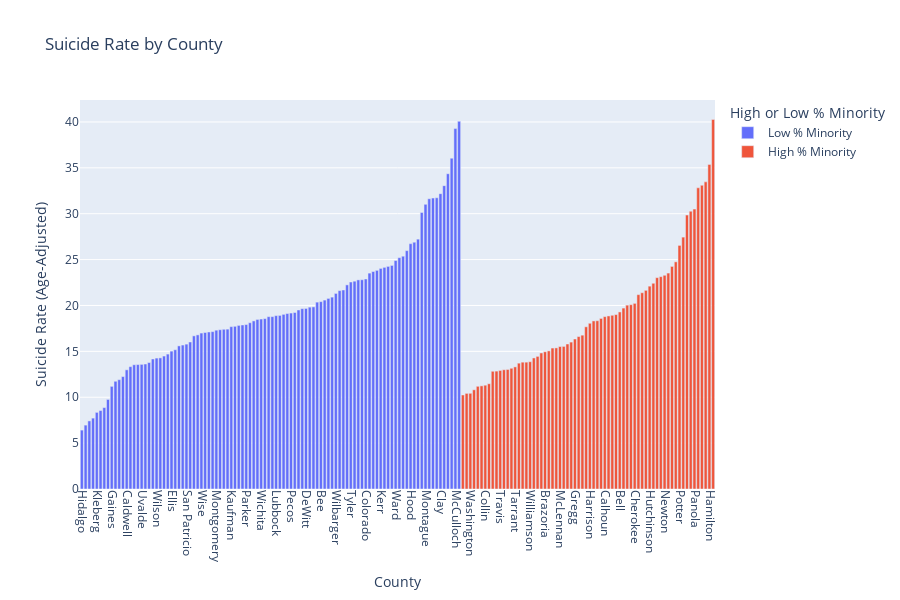

The code cell stored with this chart in its notebook:
### Code cell
import plotly.express as px

fig = px.bar(
    mh_suicide_rate.reset_index(),
    x='County',
    y='Suicide Rate (Age-Adjusted)',
    color='High or Low % Minority',
    title='Suicide Rate by County',
    height=600
)

fig.update_layout(xaxis_tickangle=90)
fig.show()

### Figure 1 — Plotly figure (JSON) as saved in the notebook; plotly's stock layout.template omitted (floating-point values rounded to 4 significant figures)
{"data": [{"hovertemplate": "High or Low % Minority=Low % Minority<br>County=%{x}<br>Suicide Rate (Age-Adjusted)=%{y}<extra></extra>", "legendgroup": "Low % Minority", "marker": {"color": "#636efa", "pattern": {"shape": ""}}, "name": "Low % Minority", "orientation": "v", "showlegend": true, "textposition": "auto", "type": "bar", "x": ["Hidalgo", "Webb", "Maverick", "Starr", "Kleberg", "Cameron", "Lavaca", "Val Verde", "Gaines", "El Paso", "Willacy", "Frio", "Caldwell", "Scurry", "Hays", "Rockwall", "Uvalde", "Erath", "Burleson", "Matagorda", "Wilson", "Fayette", "Zapata", "Medina", "Ellis", "Hunt", "Andrews", "Trinity", "San Patricio", "Austin", "Jackson", "Nueces", "Wise", "Upshur", "Bosque", "Liberty", "Montgomery", "Kendall", "Hockley", "Milam", "Kaufman", "Jim Wells", "Chambers", "Sabine", "Parker", "Tom Green", "Van Zandt", "Victoria", "Wichita", "Comal", "Gillespie", "Palo Pinto", "Lubbock", "Brown", "Atascosa", "Wood", "Pecos", "Gray", "Fannin", "Midland", "DeWitt", "Dawson", "Archer", "Nolan", "Bee", "Taylor", "Randall", "Orange", "Wilbarger", "Cooke", "Leon", "Comanche", "Tyler", "Stephens", "Hardin", "Jones", "Colorado", "Young", "Rains", "Hill", "Kerr", "Llano", "Hopkins", "Burnet", "Ward", "San Jacinto", "Franklin", "Henderson", "Hood", "Blanco", "Ochiltree", "Callahan", "Montague", "Eastland", "Bandera", "Howard", "Clay", "Terry", "Swisher", "Aransas", "McCulloch", "Refugio"], "xaxis": "x", "y": [6.419, 6.963, 7.422, 7.725, 8.35, 8.548, 8.872, 9.759, 11.19, 11.74, 11.91, 12.25, 12.99, 13.33, 13.54, 13.56, 13.58, 13.62, 13.78, 14.17, 14.27, 14.29, 14.49, 14.7, 15.02, 15.17, 15.6, 15.69, 15.79, 16.02, 16.69, 16.8, 16.99, 17.05, 17.11, 17.15, 17.31, 17.36, 17.41, 17.42, 17.69, 17.73, 17.83, 17.87, 17.92, 18.12, 18.32, 18.48, 18.52, 18.57, 18.78, 18.78, 18.89, 18.92, 19.03, 19.12, 19.17, 19.23, 19.51, 19.65, 19.68, 19.82, 19.84, 20.36, 20.42, 20.59, 20.77, 20.91, 21.31, 21.62, 21.69, 22.24, 22.56, 22.64, 22.79, 22.8, 22.89, 23.53, 23.7, 23.83, 24.04, 24.15, 24.26, 24.36, 24.9, 25.21, 25.37, 25.98, 26.73, 26.89, 27.23, 30.14, 31.02, 31.63, 31.71, 31.74, 32.19, 33.06, 34.36, 36.05, 39.28, 40.07], "yaxis": "y"}, {"hovertemplate": "High or Low % Minority=High % Minority<br>County=%{x}<br>Suicide Rate (Age-Adjusted)=%{y}<extra></extra>", "legendgroup": "High % Minority", "marker": {"color": "#EF553B", "pattern": {"shape": ""}}, "name": "High % Minority", "orientation": "v", "showlegend": true, "textposition": "auto", "type": "bar", "x": ["Fort Bend", "Brazos", "Washington", "Hale", "Dallas", "Denton", "Collin", "Harris", "Walker", "Lampasas", "Travis", "Moore", "Bexar", "Wharton", "Tarrant", "Lee", "Camp", "Lamb", "Williamson", "Jefferson", "Falls", "Waller", "Brazoria", "Morris", "Guadalupe", "Shelby", "McLennan", "Johnson", "Galveston", "Rusk", "Gregg", "Madison", "Angelina", "Ector", "Harrison", "Titus", "Robertson", "Grayson", "Calhoun", "Deaf Smith", "Bastrop", "Smith", "Bell", "Navarro", "Coryell", "Gonzales", "Cherokee", "Lamar", "Nacogdoches", "Freestone", "Hutchinson", "Grimes", "Houston", "Limestone", "Newton", "Bowie", "Red River", "Jasper", "Potter", "Polk", "Cass", "Dallam", "Panola", "Anderson", "Marion", "Brewster", "Hamilton", "Winkler"], "xaxis": "x", "y": [10.25, 10.42, 10.43, 10.81, 11.19, 11.24, 11.31, 11.47, 12.83, 12.85, 12.92, 12.99, 13.03, 13.16, 13.31, 13.71, 13.82, 13.82, 13.87, 14.28, 14.45, 14.82, 14.96, 15.05, 15.36, 15.38, 15.52, 15.54, 15.8, 16.01, 16.34, 16.61, 16.76, 17.68, 18.06, 18.32, 18.34, 18.59, 18.79, 18.86, 18.93, 19.01, 19.29, 19.72, 20.03, 20.09, 20.23, 21.18, 21.39, 21.65, 22.1, 22.42, 23.03, 23.14, 23.29, 23.53, 24.26, 24.76, 26.55, 27.45, 29.85, 30.27, 30.5, 32.82, 33.1, 33.47, 35.38, 40.27], "yaxis": "y"}], "layout": {"barmode": "relative", "height": 600, "legend": {"title": {"text": "High or Low % Minority"}, "tracegroupgap": 0}, "title": {"text": "Suicide Rate by County"}, "xaxis": {"anchor": "y", "domain": [0, 1], "tickangle": 90, "title": {"text": "County"}}, "yaxis": {"anchor": "x", "domain": [0, 1], "title": {"text": "Suicide Rate (Age-Adjusted)"}}}}
